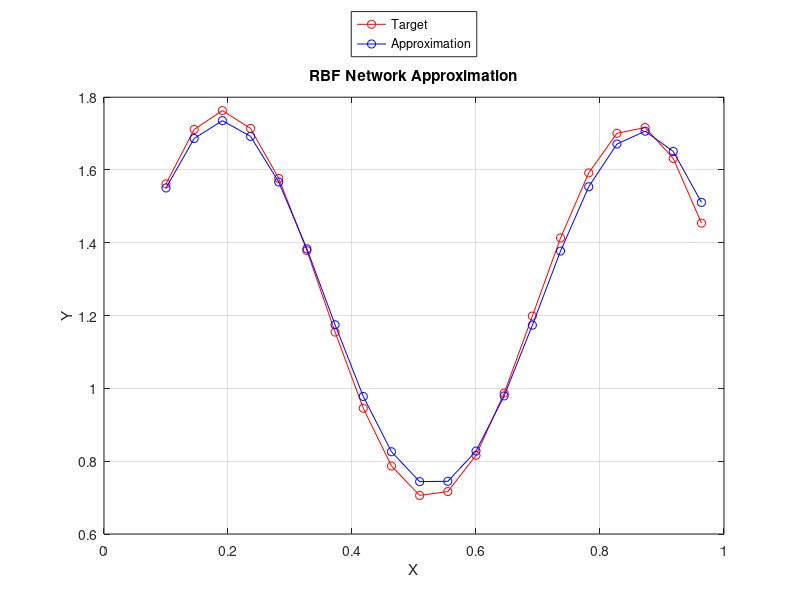

This chart was generated by the following MATLAB code:
% Learn to write training (parameter estimation) algorithm for the Radial Basis Function Network based approximator

% Step 1: Define the input, desired output and Gaussian Radial Basis Functions(RBF)
X = 0.1:1/22:1; % Input data
Y = (1 + 0.6*sin(2*pi*X/0.7) + 0.3*sin(2*pi*X/2)); % Desired Output

c1 = 0.19; % Center of the first Gaussian RBF
c2 = 0.87; % Center of the second Gaussian RBF
r1 = 0.2; % Radius for the first RBF
r2 = 0.2; % Radius for the second RBF
F1 = exp(-(X-c1).^2/(2*r1^2)); % First Gaussian RBF 
F2 = exp(-(X-c2).^2/(2*r2^2)); % Second Gaussian RBF

% Step 2: Initialize the weights, learning rate and number of epochs
w1 = rand(1); % Weight for the first RBF
w2 = rand(1); % Weight for the second RBF
w0 = rand(1); % Bias weight
learning_rate = 0.01;
max_epochs = 1000;

% Step 3: Train the Network
for epochs = 1:max_epochs

    % Loop over each input-output pair
    for i = 1:length(X)

        % Compute the output of the output layer
        Y_pred = w1 * F1(i) + w2 * F2(i) + w0;
        
        % Compute the error
        e = Y(i) - Y_pred;
        
        % Update the weights
        w1 = w1 + learning_rate * e * F1(i);
        w2 = w2 + learning_rate * e * F2(i);
        w0 = w0 + learning_rate * e;
    end

    % Compute the RMSE
    Y_pred = w1 * F1 + w2 * F2 + w0;
    rmse = sqrt(mean((Y - Y_pred).^2));
    
    % Display the RMSE and the weights
    fprintf('Iteration %d: RMSE = %.4f, w1 = %.4f, w2 = %.4f, w0 = %.4f\n', epochs, rmse, w1, w2, w0);

    % Check if the RMSE is below a threshold
    if rmse < 0.01
        break
    end
end

% Plot the approximation and the target function
figure
plot(X, Y,'r-o', X, Y_pred,'b-o')
xlabel('X')
ylabel('Y')
legend('Target','Approximation','Location', 'Northoutside')
title('RBF Network Approximation')
grid on